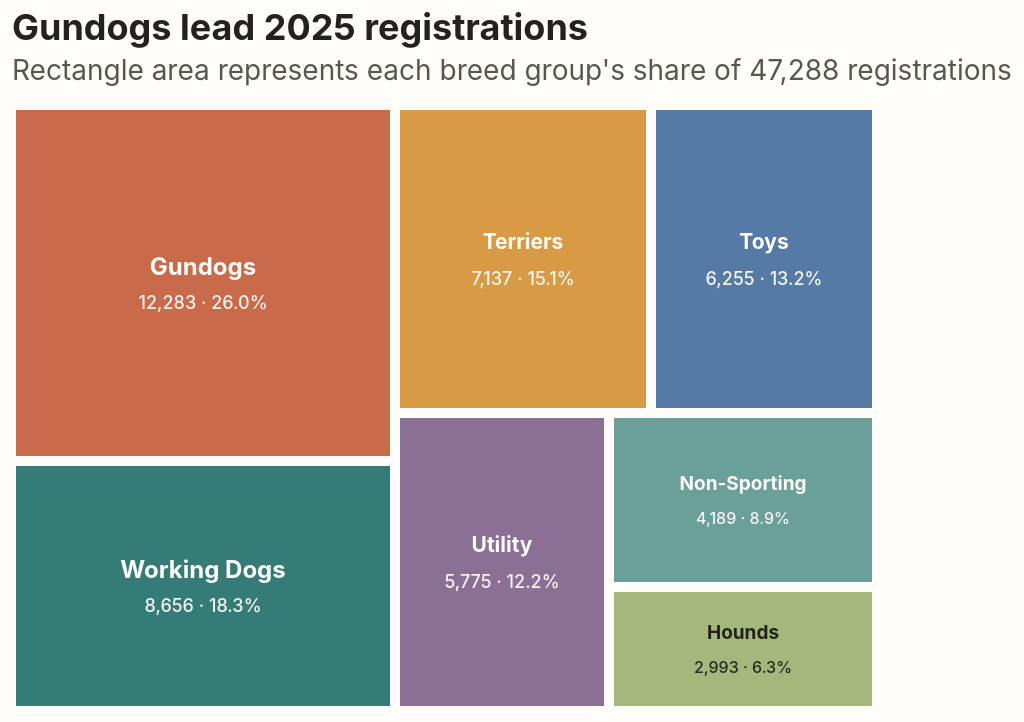

Vega-Lite specification stored for this chart:
### Vega specification from a JSON file in a GitHub repository (floating-point values rounded to 4 significant figures)
{"$schema": "https://vega.github.io/schema/vega/v6.json", "width": 430, "height": 300, "padding": 6, "background": "#FFFDF9", "title": {"text": "Gundogs lead 2025 registrations", "subtitle": "Rectangle area represents each breed group's share of 47,288 registrations", "anchor": "start", "font": "Inter", "fontSize": 18, "fontWeight": 700, "subtitleFont": "Inter", "subtitleFontSize": 14, "subtitleColor": "#5A554F", "subtitlePadding": 5, "color": "#24211E", "offset": 10, "lineHeight": 22.5, "subtitleFontWeight": 400, "subtitleLineHeight": 19.6}, "signals": [{"name": "hoverGroup", "value": null, "on": [{"events": "@tiles:mouseover", "update": "datum.id"}, {"events": "@tiles:mouseout", "update": "null"}, {"events": "@groupLabels:mouseover", "update": "datum.id"}, {"events": "@groupLabels:mouseout", "update": "null"}]}], "data": [{"name": "tree", "values": [{"id": "All", "parent": null, "value": 0}, {"id": "Gundogs", "parent": "All", "value": 12283, "share": 26.0}, {"id": "Working Dogs", "parent": "All", "value": 8656, "share": 18.3}, {"id": "Terriers", "parent": "All", "value": 7137, "share": 15.1}, {"id": "Toys", "parent": "All", "value": 6255, "share": 13.2}, {"id": "Utility", "parent": "All", "value": 5775, "share": 12.2}, {"id": "Non-Sporting", "parent": "All", "value": 4189, "share": 8.9}, {"id": "Hounds", "parent": "All", "value": 2993, "share": 6.3}], "transform": [{"type": "stratify", "key": "id", "parentKey": "parent"}, {"type": "treemap", "field": "value", "sort": {"field": "value", "order": "descending"}, "round": true, "method": "binary", "size": [430, 300], "paddingInner": 3}]}, {"name": "leaves", "source": "tree", "transform": [{"type": "filter", "expr": "datum.depth === 1"}, {"type": "formula", "expr": "datum.id === 'Hounds' ? '#24211E' : '#FFFDF9'", "as": "LabelColor"}]}], "scales": [{"name": "groupColor", "type": "ordinal", "domain": ["Gundogs", "Working Dogs", "Terriers", "Toys", "Utility", "Non-Sporting", "Hounds"], "range": ["#C96A4A", "#357C78", "#D99A45", "#557AA6", "#8C6F94", "#6A9F9A", "#A3B87A"]}], "marks": [{"name": "tiles", "type": "rect", "from": {"data": "leaves"}, "encode": {"enter": {"x": {"field": "x0"}, "x2": {"field": "x1"}, "y": {"field": "y0"}, "y2": {"field": "y1"}, "fill": {"scale": "groupColor", "field": "id"}, "stroke": {"value": "#FFFDF9"}, "strokeWidth": {"value": 2}, "cursor": {"value": "pointer"}, "tooltip": {"signal": "datum.id + ': ' + format(datum.value, ',') + ' registrations (' + format(datum.share, '.1f') + '%)'"}}, "update": {"opacity": {"signal": "hoverGroup === null || hoverGroup === datum.id ? 1 : 0.28"}}, "hover": {"strokeWidth": {"value": 4}}}}, {"name": "groupLabels", "type": "text", "from": {"data": "leaves"}, "encode": {"enter": {"x": {"signal": "(datum.x0 + datum.x1) / 2"}, "y": {"signal": "(datum.y0 + datum.y1) / 2 - 8"}, "align": {"value": "center"}, "baseline": {"value": "middle"}, "text": {"field": "id"}, "font": {"value": "Inter"}, "fontSize": {"signal": "datum.value >= 8000 ? 12 : datum.value >= 5000 ? 10.5 : 9.5"}, "fontWeight": {"value": 700}, "fill": {"field": "LabelColor"}, "limit": {"signal": "max(35, datum.x1 - datum.x0 - 12)"}, "cursor": {"value": "pointer"}}, "update": {"opacity": {"signal": "hoverGroup === null || hoverGroup === datum.id ? 1 : 0.28"}}}}, {"type": "text", "from": {"data": "leaves"}, "encode": {"enter": {"x": {"signal": "(datum.x0 + datum.x1) / 2"}, "y": {"signal": "(datum.y0 + datum.y1) / 2 + 10"}, "align": {"value": "center"}, "baseline": {"value": "middle"}, "text": {"signal": "format(datum.value, ',') + ' · ' + format(datum.share, '.1f') + '%'"}, "font": {"value": "Inter"}, "fontSize": {"signal": "datum.value >= 5000 ? 9 : 8"}, "fontWeight": {"value": 500}, "fill": {"field": "LabelColor"}, "limit": {"signal": "max(35, datum.x1 - datum.x0 - 12)"}}, "update": {"opacity": {"signal": "hoverGroup === null || hoverGroup === datum.id ? 0.95 : 0.28"}}}}], "config": {"font": "Inter", "title": {"font": "Inter", "fontSize": 18, "fontWeight": 700, "lineHeight": 22.5, "color": "#24211E", "subtitleFont": "Inter", "subtitleFontSize": 14, "subtitleFontWeight": 400, "subtitleLineHeight": 19.6, "subtitleColor": "#5A554F"}}}
